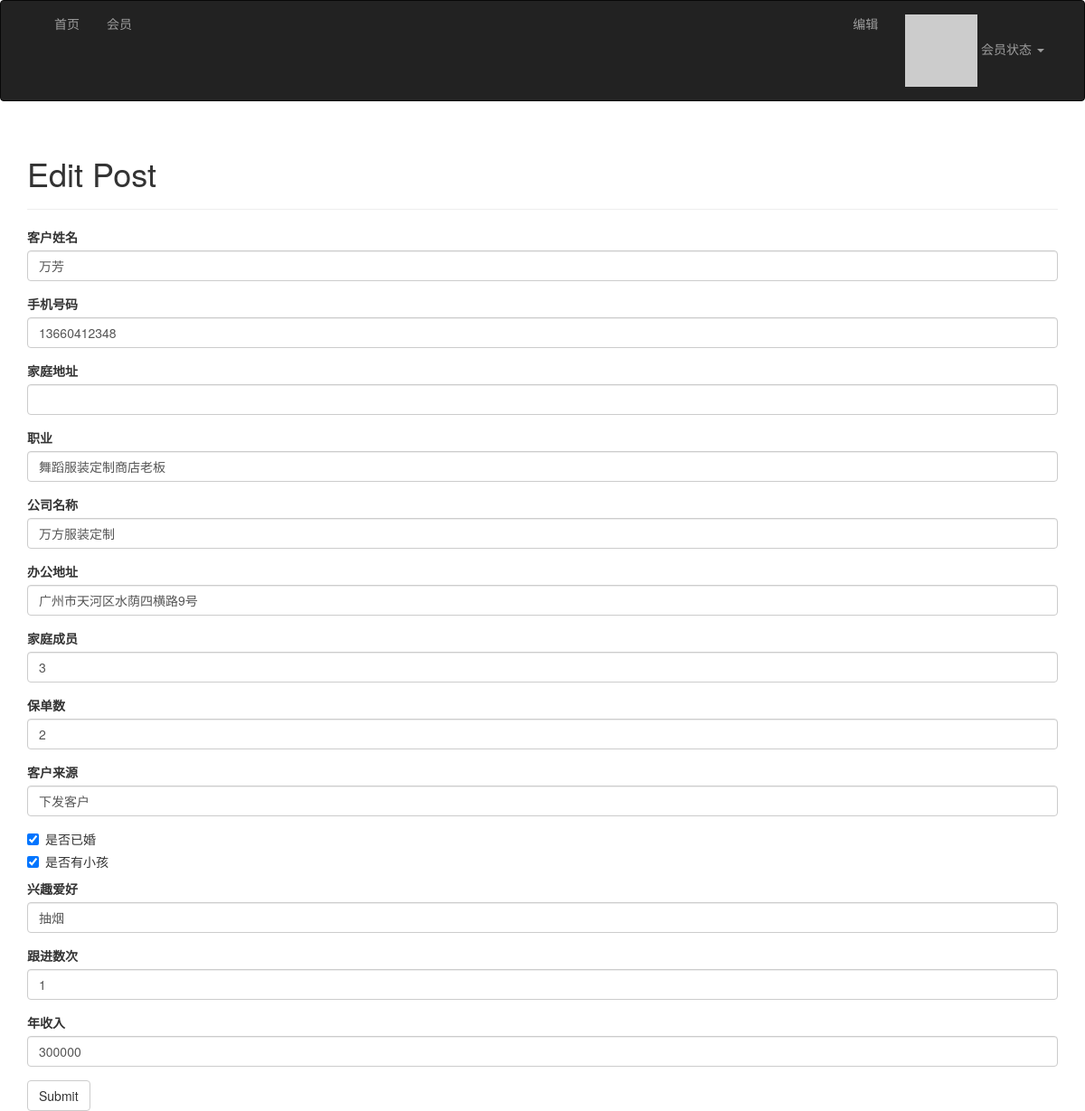
/edit/12 (signed in), run on an earlier commit of the app's database.
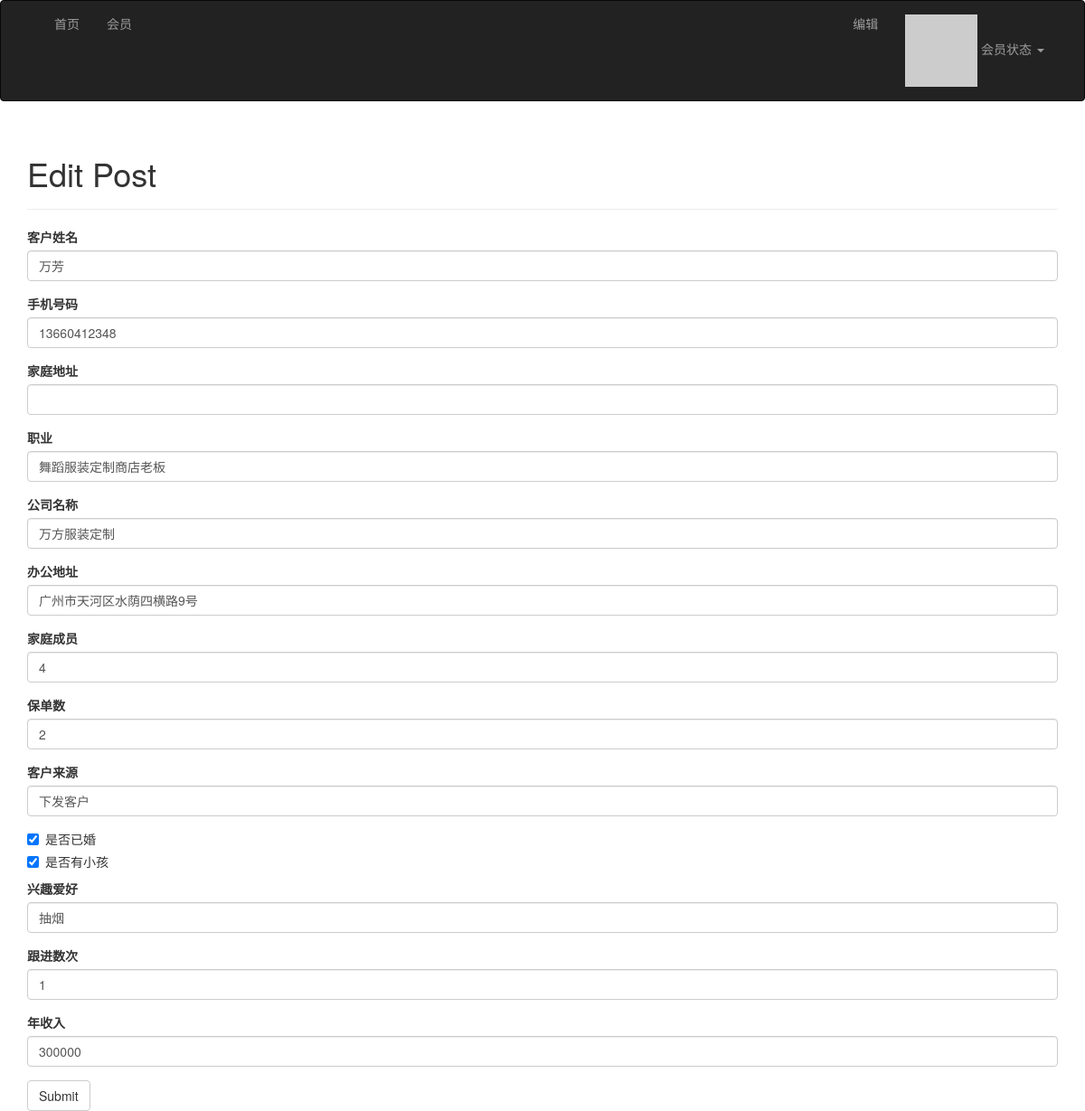
And on a later commit of the database.
### app/models.py (models this page shows, shortened)
class Post(db.Model):
    __tablename__ = 'posts'
    id = db.Column(db.Integer, primary_key=True)
    body = db.Column(db.Text)
    body_html = db.Column(db.Text)
    name = db.Column(db.String(64))
    phnumber = db.Column(db.Integer,unique=True)
    homeaddress = db.Column(db.String(64))
    career = db.Column(db.String(64))
    company = db.Column(db.String(64))
    jobaddress = db.Column(db.String(64))
    families = db.Column(db.Integer)
    insurance = db.Column(db.Integer)
    source = db.Column(db.String(64))
    married = db.Column(db.Boolean, default=False)
    bobies = db.Column(db.Boolean, default=False)
    liking = db.Column(db.String(64))
    connects = db.Column(db.Integer)
    income = db.Column(db.Integer)
    timestamp = db.Column(db.DateTime, index=True, default=datetime.utcnow)
    author_id = db.Column(db.Integer, db.ForeignKey('users.id'))
    comments = db.relationship('Comment', backref='post', lazy='dynamic')
    insurancese = db.relationship('Insurance', backref='post', lazy='dynamic')

### app/main/views.py (the view, shortened to what this page needs)
@main.route('/edit/<int:id>', methods=['GET', 'POST'])
@login_required
def edit(id):
    post = Post.query.get_or_404(id)
    if current_user != post.author and \
            not current_user.can(Permission.ADMIN):
        abort(403)
    form = PostForm1()
    form.name.data = post.name
    form.phnumber.data = post.phnumber
    form.career.data = post.career
    form.company.data = post.company
    form.jobaddress.data = post.jobaddress
    form.families.data = post.families
    form.connects.data = post.connects
    form.source.data = post.source
    form.homeaddress.data = post.homeaddress
    form.income.data = post.income
    form.insurance.data = post.insurance
    form.bobies.data = post.bobies
    form.liking.data = post.liking
    form.married.data = post.married
    return render_template('edit_post.html', form=form)

### app/main/forms.py
class PostForm1(FlaskForm):
    name = StringField('客户姓名', validators=[Length(0, 64)])
    phnumber = StringField('手机号码', validators=[Length(0, 64)])
    homeaddress = StringField('家庭地址', validators=[Length(0, 64)])
    career = StringField('职业', validators=[Length(0, 64)])
    company = StringField('公司名称', validators=[Length(0, 64)])
    jobaddress = StringField('办公地址', validators=[Length(0, 64)])
    families = IntegerField('家庭成员')
    insurance = IntegerField('保单数')
    source = StringField('客户来源', validators=[Length(0, 64)])
    married = BooleanField('是否已婚')
    bobies = BooleanField('是否有小孩')
    liking = StringField('兴趣爱好', validators=[Length(0, 64)])
    connects = IntegerField('跟进数次')
    income = IntegerField('年收入')
    submit = SubmitField('Submit')

### app/auth/views.py (called while the page is built)
@auth.before_app_request
def before_request():
    if current_user.is_authenticated:
        current_user.ping()
        if not current_user.confirmed \
                and request.endpoint \
                and request.blueprint != 'auth' \
                and request.endpoint != 'static':
            return redirect(url_for('auth.unconfirmed'))

### app/main/__init__.py (called while the page is built)
@main.app_context_processor
def inject_permissions():
    return dict(Permission=Permission)

### app/main/views.py (called while the page is built)
@main.after_app_request
def after_request(response):
    for query in get_debug_queries():
        if query.duration >= current_app.config['FLASKY_SLOW_DB_QUERY_TIME']:
            current_app.logger.warning(
                'Slow query: %s\nParameters: %s\nDuration: %fs\nContext: %s\n'
                % (query.statement, query.parameters, query.duration,
                   query.context))
    return response

### app/models.py (called while the page is built)
@login_manager.user_loader
def load_user(user_id):
    return User.query.get(int(user_id))

    def has_permission(self, perm):
        return self.permissions & perm == perm

    def can(self, perm):
        return self.role is not None and self.role.has_permission(perm)

    def ping(self):
        self.last_seen = datetime.utcnow()
        db.session.add(self)

    def gravatar(self, size=100, default='identicon', rating='g'):
        url = 'https://secure.gravatar.com/avatar'
        hash = self.avatar_hash or self.gravatar_hash()
        return '{url}/{hash}?s={size}&d={default}&r={rating}'.format(
            url=url, hash=hash, size=size, default=default, rating=rating)

### app/templates/edit_post.html (shortened to what this page needs)
{% extends "base.html" %}
{% import "bootstrap/wtf.html" as wtf %}
{% block page_content %}
<div class="page-header">
    <h1>Edit Post</h1>
</div>
<div>
    {{ wtf.quick_form(form) }}
</div>
{% endblock %}

### app/templates/base.html (shortened to what this page needs)
{% extends "bootstrap/base.html" %}
{% block head %}
{{ super() }}
<link rel="stylesheet" type="text/css" href="{{ url_for('static', filename='styles.css') }}">
{% endblock %}
{% block navbar %}
<div class="navbar navbar-inverse" role="navigation">
    <div class="container">
        <div class="navbar-header">
            <a class="navbar-brand" href="{{ url_for('main.index') }}"> </a>
        </div>
        <div class="navbar-collapse collapse">
            <ul class="nav navbar-nav">
                <li><a href="{{ url_for('main.index') }}">首页</a></li>
                {% if current_user.is_authenticated %}
                <li><a href="{{ url_for('main.user', username=current_user.username) }}">会员</a></li>
                {% endif %}
            </ul>
            <ul class="nav navbar-nav navbar-right">
                {% if current_user.can(Permission.MODERATE) %}
                <li><a href="{{ url_for('main.moderate') }}">编辑</a></li>
                {% endif %}
                {% if current_user.is_authenticated %}
                <li class="dropdown">
                    <a href="#" class="dropdown-toggle" data-toggle="dropdown">
                        <img src="{{ current_user.gravatar(size=18) }}">
                        会员状态 <b class="caret"></b>
                    </a>
                </li>
                {% else %}
                <li><a href="{{ url_for('auth.login') }}">登陆</a></li>
                {% endif %}
            </ul>
        </div>
    </div>
</div>
{% endblock %}
{% block content %}
<div class="container">
    {% block page_content %}{% endblock %}
</div>
{% endblock %}

What changed in the data, as far as the page shows it:
changed Post "万芳": families "3" → "4"
